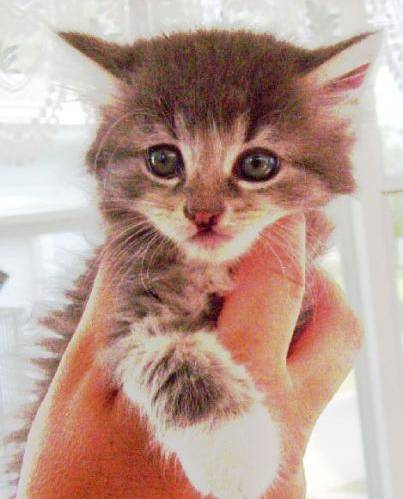
#> input picture ex7/train/cat.100.jpg, 403 x 499 px; its folder holds 4 pictures in this run
$ jupyter execute --allow-errors Untitled.ipynb
#> lines starting #> are read from the running program, lines starting #| are printed output that depends on the picture
[cell 1]
import numpy as np

[cell 2]
import glob

[cell 3]
from skimage.io import imread, imshow
import cv2

[cell 4]
X = []
target = []

for path in glob.glob('train/*'):
    image = imread(path)[:, :, 0]
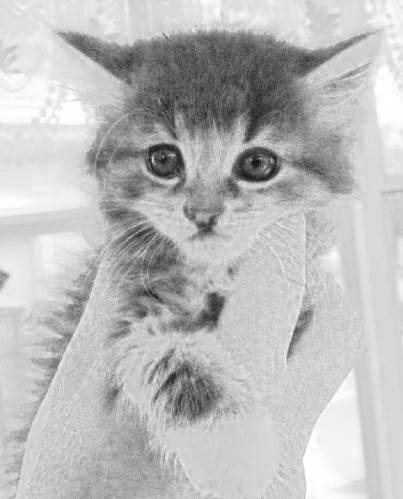
#> image: shape (499, 403); min 8, max 255, mean 188

    X.append(cv2.resize(image, (72, 72)).flatten())
    target.append(path.split('.')[0].split('/')[1])
#> pass 2 of the loop `for path in glob.glob('train/*'):`:
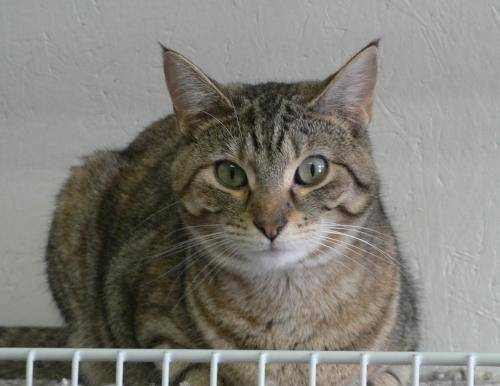
#> input picture ex7/train/cat.103.jpg, 500 x 386 px
#> `image = imread(path)[:, :, 0]`:
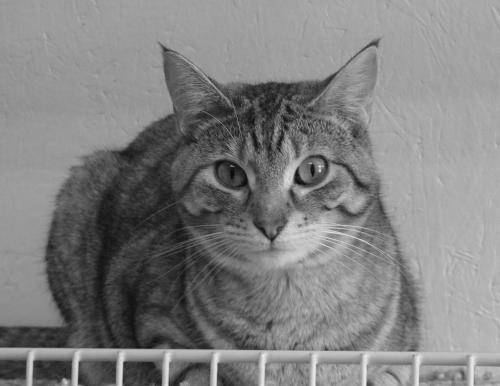
#> image: shape (386, 500); min 7, max 242, mean 128.1
#> pass 3 of the loop `for path in glob.glob('train/*'):`:
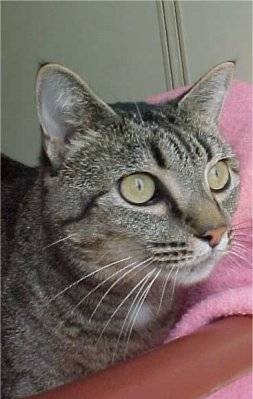
#> input picture ex7/train/cat.104.jpg, 253 x 399 px
#> `image = imread(path)[:, :, 0]`:
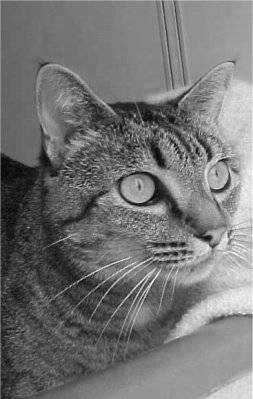
#> image: shape (399, 253); min 1, max 255, mean 116.5
#> the loop made 4 passes; the first 3 are shown

[cell 5]
X = np.array(X, dtype=object)
target = np.array(target)

[cell 6]
X.shape
#> Out = (4, 5184)

[cell 7]
from sklearn.model_selection import train_test_split

[cell 8]
C = 1.39
random_state = 6

[cell 9]
target.shape
#> Out = (4,)
